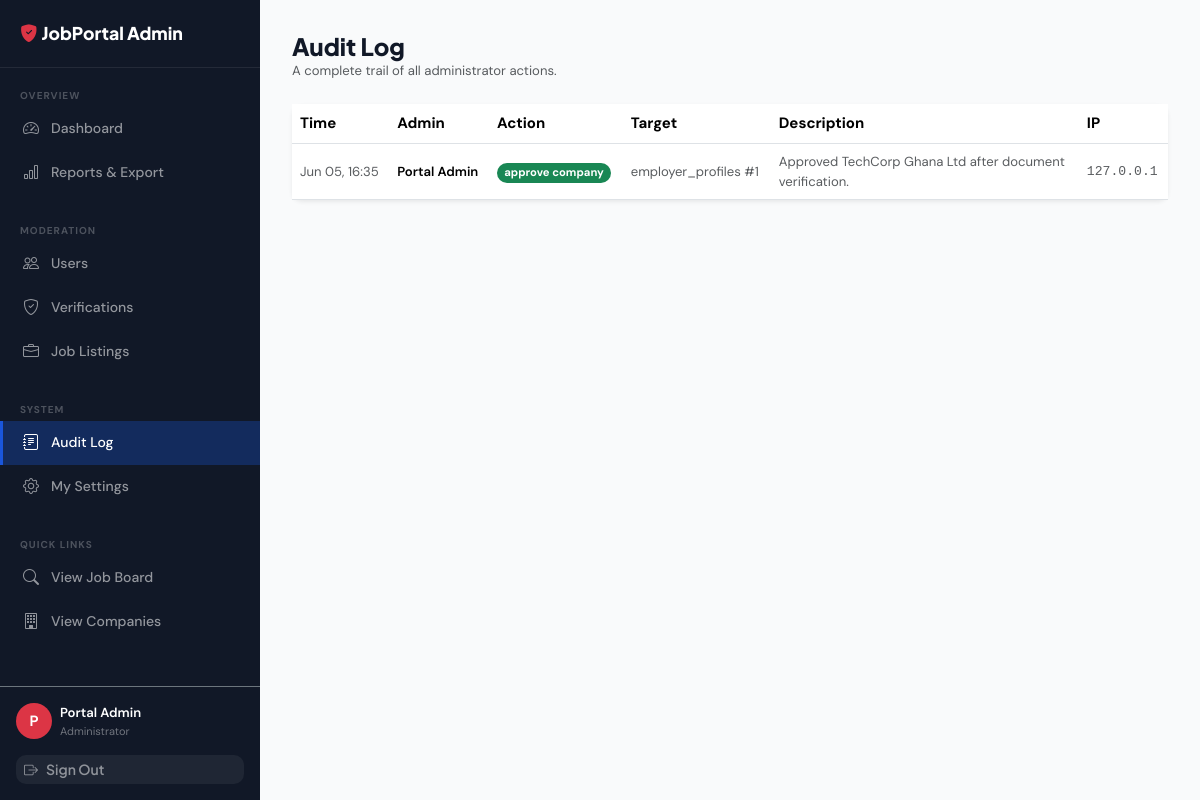
/public/admin/logs (signed in), run on the app's committed database.
### tables this page shows
CREATE TABLE admin_logs (
    id          INT UNSIGNED    NOT NULL AUTO_INCREMENT,
    admin_id    INT UNSIGNED    NULL     COMMENT 'NULL if admin account deleted',
    action      VARCHAR(100)    NOT NULL COMMENT 'e.g. approve_company, delete_job, ban_user',
    entity_type VARCHAR(60)     NULL     COMMENT 'Table name: users, job_listings, etc.',
    entity_id   INT UNSIGNED    NULL     COMMENT 'ID of the affected record',
    description TEXT            NULL     COMMENT 'Human-readable summary of the action',
    ip_address  VARCHAR(45)     NULL,
    created_at  TIMESTAMP       NOT NULL DEFAULT CURRENT_TIMESTAMP,

    PRIMARY KEY (id),
    INDEX idx_al_admin_id (admin_id),
    INDEX idx_al_action (action),
    INDEX idx_al_entity (entity_type, entity_id),
    INDEX idx_al_created_at (created_at),
    CONSTRAINT fk_al_admin
        FOREIGN KEY (admin_id) REFERENCES users(id) ON DELETE SET NULL
);

CREATE TABLE users (
    id              INT UNSIGNED    NOT NULL AUTO_INCREMENT,
    full_name       VARCHAR(120)    NOT NULL,
    email           VARCHAR(180)    NOT NULL,
    password_hash   VARCHAR(255)    NOT NULL,
    role            ENUM('seeker','employer','admin') NOT NULL DEFAULT 'seeker',
    is_active       TINYINT(1)      NOT NULL DEFAULT 1,
    email_verified  TINYINT(1)      NOT NULL DEFAULT 0,
    verify_token    VARCHAR(64)     NULL,
    last_login_at   TIMESTAMP       NULL,
    created_at      TIMESTAMP       NOT NULL DEFAULT CURRENT_TIMESTAMP,
    updated_at      TIMESTAMP       NOT NULL DEFAULT CURRENT_TIMESTAMP ON UPDATE CURRENT_TIMESTAMP,

    PRIMARY KEY (id),
    UNIQUE KEY uq_users_email (email),
    INDEX idx_users_role (role),
    INDEX idx_users_is_active (is_active)
);

### core/Controller.php (called while the page is built, shortened)
<?php
abstract class Controller
{
    protected function view(string $view, array $data = [], string $layout = 'main'): void
    {
        extract($data, EXTR_SKIP);
        $viewFile = ROOT_PATH . "/app/views/{$view}.php";
        $layoutFile = ROOT_PATH . "/app/views/layouts/{$layout}.php";
        ob_start(); require $viewFile; $content = ob_get_clean();
        require $layoutFile;
    }
    protected function currentPage(): int { return max(1, (int)($_GET['page'] ?? 1)); }
}

### app/controllers/AdminController.php (called while the page is built, shortened)
<?php
require_once ROOT_PATH . '/core/Controller.php';
class AdminController extends Controller
{
    private Database $db;
    public function __construct()
    {
        $this->db = Database::getInstance();
    }
    public function logs(): void
    {
        $sql   = "SELECT al.*, u.full_name AS admin_name
                    FROM admin_logs al
                    LEFT JOIN users u ON u.id = al.admin_id
                   ORDER BY al.created_at DESC";
        $paged = $this->paginate_raw($sql, [], $this->currentPage(), 30);
        $this->view('admin/logs', [
            'title' => 'Audit Log',
            'logs'  => $paged['data'],
            'paging'=> $paged,
        ], 'admin');
    }
    private function paginate_raw(string $sql, array $params, int $page, int $perPage): array
    {
        $page   = max(1, $page);
        $offset = ($page - 1) * $perPage;
        $total  = (int)$this->db->fetchColumn(
            "SELECT COUNT(*) FROM ($sql) AS _c", $params
        );
        return [
            'data'         => $this->db->fetchAll("$sql LIMIT $perPage OFFSET $offset", $params),
            'total'        => $total,
            'pages'        => (int)ceil($total / $perPage),
            'current_page' => $page,
            'per_page'     => $perPage,
        ];
    }
}

### public/index.php (called while the page is built, shortened)
<?php
spl_autoload_register(function (string $class): void {
    $paths = [
        ROOT_PATH . '/core/'           . $class . '.php',
        ROOT_PATH . '/app/middleware/' . $class . '.php',
    ];
    foreach ($paths as $file) {
        if (file_exists($file)) { require_once $file; return; }
    }
});
require_once ROOT_PATH . '/app/helpers/functions.php';
$router = new Router();
$router->dispatch();

### core/Database.php (called while the page is built, shortened)
<?php
class Database
{
    private static ?Database $instance = null;
    private PDO $pdo;
    private function __construct()
    {
        $cfg = require ROOT_PATH . '/config/database.php';
        $dsn = "mysql:host={$cfg['host']};port={$cfg['port']};dbname={$cfg['dbname']};charset=utf8mb4";
        $opts = [
            PDO::ATTR_ERRMODE            => PDO::ERRMODE_EXCEPTION,
            PDO::ATTR_DEFAULT_FETCH_MODE => PDO::FETCH_ASSOC,
            PDO::ATTR_EMULATE_PREPARES   => false,
            PDO::MYSQL_ATTR_INIT_COMMAND => "SET NAMES utf8mb4 COLLATE utf8mb4_unicode_ci",
        ];
        try {
            $this->pdo = new PDO($dsn, $cfg['username'], $cfg['password'], $opts);
        } catch (PDOException $e) {
            throw new RuntimeException('DB connection failed: ' . $e->getMessage());
        }
    }
    public static function getInstance(): static
    {
        if (static::$instance === null) static::$instance = new static();
        return static::$instance;
    }
    public function query(string $sql, array $params = []): PDOStatement
    {
        $stmt = $this->pdo->prepare($sql);
        $stmt->execute($params);
        return $stmt;
    }
    public function fetchAll(string $sql, array $params = []): array
    {
        return $this->query($sql, $params)->fetchAll();
    }
    public function fetchColumn(string $sql, array $params = []): mixed
    {
        return $this->query($sql, $params)->fetchColumn();
    }
}

### config/database.php (called while the page is built)
<?php
return [
    'host'     => 'localhost',
    'port'     => '3306',
    'dbname'   => 'job_portal',
    'username' => 'root',
    'password' => '',
];

### app/helpers/functions.php (called while the page is built, shortened)
<?php
function e(mixed $v): string { return htmlspecialchars((string)$v, ENT_QUOTES|ENT_SUBSTITUTE, 'UTF-8'); }
function url(string $path = ''): string { return rtrim(BASE_URL, '/') . '/' . ltrim($path, '/'); }
function asset(string $path): string { return url('assets/' . ltrim($path, '/')); }
function format_date(string $d, string $fmt = 'M d, Y'): string { return $d ? date($fmt, strtotime($d)) : '—'; }
function truncate(string $t, int $len = 100): string
{
    $t = strip_tags($t);
    return mb_strlen($t) <= $len ? $t : mb_substr($t, 0, $len) . '…';
}
function auth(): ?array       { return Session::user(); }

### core/Session.php (called while the page is built, shortened)
<?php
class Session
{
    public static function user(): ?array  { return $_SESSION['user'] ?? null; }
}

### app/views/admin/logs.php (the view, shortened to what this page needs)
<div class="mb-4">
    <h1 class="h4 fw-800 mb-0">Audit Log</h1>
    <p class="text-muted small mb-0">A complete trail of all administrator actions.</p>
</div>
<div class="card border-0 shadow-sm">
    <div class="table-responsive">
        <table class="table table-hover align-middle mb-0">
            <thead>
                <tr>
                    <th>Time</th>
                    <th>Admin</th>
                    <th>Action</th>
                    <th>Target</th>
                    <th>Description</th>
                    <th>IP</th>
                </tr>
            </thead>
            <tbody>
                <?php if (empty($logs)): ?>
                <tr><td colspan="6" class="text-center py-4 text-muted">No audit logs yet.</td></tr>
                <?php else: ?>
                <?php foreach ($logs as $log): ?>
                <tr>
                    <td class="text-muted small text-nowrap"><?= format_date($log['created_at'], 'M d, H:i') ?></td>
                    <td class="small fw-600"><?= e($log['admin_name'] ?? 'Deleted Admin') ?></td>
                    <td>
                        <?php
                        $actionColors = [
                            'approve' => 'bg-success', 'reject' => 'bg-danger',
                            'delete'  => 'bg-danger',  'toggle' => 'bg-warning text-dark',
                            'remove'  => 'bg-secondary',
                        ];
                        $col = 'bg-light text-dark';
                        foreach ($actionColors as $k => $v) {
                            if (str_contains($log['action'], $k)) { $col = $v; break; }
                        }
                        ?>
                        <span class="badge <?= $col ?> rounded-pill small">
                            <?= e(str_replace('_', ' ', $log['action'])) ?>
                        </span>
                    </td>
                    <td class="small text-muted">
                        <?php if ($log['entity_type'] && $log['entity_id']): ?>
                        <?= e($log['entity_type']) ?> #<?= $log['entity_id'] ?>
                        <?php else: ?>
                        —
                        <?php endif; ?>
                    </td>
                    <td class="small text-muted" style="max-width:300px;">
                        <?= e(truncate($log['description'] ?? '', 80)) ?>
                    </td>
                    <td class="small text-muted font-monospace"><?= e($log['ip_address'] ?? '') ?></td>
                </tr>
                <?php endforeach; ?>
                <?php endif; ?>
            </tbody>
        </table>
    </div>
</div>

### core/Router.php (shortened to what this page needs)
<?php
class Router
{
    private array $routes = [];
    private array $groupMiddleware = [];
    private string $groupPrefix = '';
    public function group(array $opts, callable $cb): void
    {
        $prevPrefix = $this->groupPrefix;
        $prevMw     = $this->groupMiddleware;
        $this->groupPrefix     .= ($opts['prefix'] ?? '');
        $this->groupMiddleware  = array_merge($this->groupMiddleware, $opts['middleware'] ?? []);
        $this->groupPrefix     = $prevPrefix;
        $this->groupMiddleware = $prevMw;
    }
    private function add(string $method, string $path, string $handler, array $mw): void
    {
        $full = $this->groupPrefix . $path;
        $this->routes[] = [
            'method'  => $method,
            'pattern' => '#^' . preg_replace('/\{([a-zA-Z_]+)\}/', '(?P<$1>[^/]+)', $full) . '$#',
            'handler' => $handler,
            'mw'      => array_merge($this->groupMiddleware, $mw),
        ];
    }
    public function dispatch(): void
    {
        $method = $_SERVER['REQUEST_METHOD'];
        $uri    = $this->uri();
        foreach ($this->routes as $route) {
            if ($route['method'] !== $method) continue;
            if (!preg_match($route['pattern'], $uri, $matches)) continue;
            $params = array_filter($matches, 'is_string', ARRAY_FILTER_USE_KEY);
            $this->call($route['handler'], $params);
            return;
        }
    }
    private function uri(): string
    {
        $uri  = parse_url($_SERVER['REQUEST_URI'], PHP_URL_PATH);
        $base = rtrim(dirname($_SERVER['SCRIPT_NAME']), '/');
        if ($base && str_starts_with($uri, $base)) $uri = substr($uri, strlen($base));
        return '/' . ltrim($uri ?: '/', '/');
    }
    private function call(string $handler, array $params): void
    {
        [$class, $method] = explode('@', $handler, 2);
        $ctrl = new $class();
        $ctrl->$method($params);
    }
}

### app/views/layouts/admin.php (shortened to what this page needs)
<!DOCTYPE html>
<html lang="en">
<head>
    <link rel="stylesheet" href="https://cdn.jsdelivr.net/npm/bootstrap@5.3.3/dist/css/bootstrap.min.css">
    <link rel="stylesheet" href="https://cdn.jsdelivr.net/npm/bootstrap-icons@1.11.3/font/bootstrap-icons.min.css">
    <link rel="stylesheet" href="<?= asset('css/style.css') ?>">
</head>
<body>
<div class="dashboard-wrapper">
<aside class="sidebar d-none d-lg-flex flex-column">
    <div class="sidebar-logo">
        <a href="<?= url('/admin/dashboard') ?>">
            <i class="bi bi-shield-fill-check text-danger me-1"></i><?= APP_NAME ?> Admin
        </a>
    </div>
    <?php
    $uri = parse_url($_SERVER['REQUEST_URI'], PHP_URL_PATH);
    function al(string $href, string $icon, string $label, string $uri): string {
        $p = parse_url($href, PHP_URL_PATH);
        $a = ($uri === $p || str_starts_with($uri, $p.'/'));
        return '<li><a href="'.$href.'" class="'.($a?'active':'').'"><i class="bi bi-'.$icon.'"></i>'.$label.'</a></li>';
    }
    ?>
    <nav class="sidebar-nav flex-grow-1">
        <div class="sidebar-section">Overview</div>
        <ul class="list-unstyled mb-0">
            <?= al(url('/admin/dashboard'),    'speedometer2',   'Dashboard',        $uri) ?>
            <?= al(url('/admin/reports'),       'bar-chart',      'Reports & Export', $uri) ?>
        </ul>
        <div class="sidebar-section mt-3">Moderation</div>
        <ul class="list-unstyled mb-0">
            <?= al(url('/admin/users'),         'people',         'Users',            $uri) ?>
            <?= al(url('/admin/verifications'), 'shield-check',   'Verifications',    $uri) ?>
            <?= al(url('/admin/jobs'),          'briefcase',      'Job Listings',     $uri) ?>
        </ul>
        <div class="sidebar-section mt-3">System</div>
        <ul class="list-unstyled mb-0">
            <?= al(url('/admin/logs'),          'journal-text',   'Audit Log',        $uri) ?>
            <?= al(url('/account/settings'),    'gear',           'My Settings',      $uri) ?>
        </ul>
        <div class="sidebar-section mt-3">Quick Links</div>
        <ul class="list-unstyled mb-0">
            <?= al(url('/jobs'),                'search',         'View Job Board',   $uri) ?>
            <?= al(url('/companies'),           'building',       'View Companies',   $uri) ?>
        </ul>
    </nav>
    <div class="p-3 border-top border-secondary mt-auto">
        <?php $u = auth(); ?>
        <div class="d-flex align-items-center gap-2 mb-3">
            <div class="rounded-circle bg-danger text-white d-flex align-items-center
                        justify-content-center fw-700 flex-shrink-0"
                 style="width:36px;height:36px;font-size:14px;">
                <?= strtoupper(substr($u['name'],0,1)) ?>
            </div>
            <div style="min-width:0;">
                <div class="text-white fw-600 small text-truncate"><?= e($u['name']) ?></div>
                <div class="small" style="color:rgba(255,255,255,.4);font-size:11px;">Administrator</div>
            </div>
        </div>
        <a href="<?= url('/logout') ?>" class="btn btn-sm w-100 text-start"
           style="color:rgba(255,255,255,.5);background:rgba(255,255,255,.06);border:none;">
            <i class="bi bi-box-arrow-right me-2"></i>Sign Out
        </a>
    </div>
</aside>
<div class="flex-grow-1 d-flex flex-column" style="min-width:0;">
    <main class="dashboard-content flex-grow-1"><?= $content ?></main>
</div>
</div>
</body>
</html>

### public/assets/css/style.css (style rules this page uses)
:root { --primary:#1A56DB;--primary-dark:#1347c8;--primary-light:#EBF5FF;--dark:#111827;--muted:#6B7280;--border:#E5E7EB;--bg:#F9FAFB;--radius:10px;--shadow:0 4px 16px rgba(0,0,0,.08); }
body { font-family:'DM Sans',sans-serif;font-size:15px;color:var(--dark);background:#fff;-webkit-font-smoothing:antialiased; }
h1,h2,h3,h4,h5,h6,.navbar-brand,.fw-700,.fw-800 { font-family:'Plus Jakarta Sans',sans-serif; }
.fw-700 { font-weight:700!important }
.fw-800 { font-weight:800!important }
.fw-600 { font-weight:600!important }
.btn { font-family:'Plus Jakarta Sans',sans-serif;font-weight:600;border-radius:var(--radius);transition:all .2s; }
.card { border:1px solid var(--border);border-radius:var(--radius);box-shadow:0 1px 3px rgba(0,0,0,.08); }
.dashboard-wrapper { display:flex;min-height:100vh; }
.sidebar { width:260px;background:#111827;flex-shrink:0;padding:0;display:flex;flex-direction:column;position:sticky;top:0;height:100vh;overflow-y:auto; }
.sidebar-logo { padding:20px;border-bottom:1px solid rgba(255,255,255,.08);margin-bottom:8px; }
.sidebar-logo a { font-family:'Plus Jakarta Sans',sans-serif;font-weight:800;font-size:1.1rem;color:#fff;text-decoration:none; }
.sidebar-nav a { display:flex;align-items:center;gap:10px;padding:10px 20px;color:rgba(255,255,255,.55);text-decoration:none;font-weight:500;font-size:14px;transition:.2s;border-left:3px solid transparent; }
.sidebar-nav a i { font-size:1rem;width:18px;flex-shrink:0; }
.sidebar-nav a.active { color:#fff;background:rgba(26,86,219,.3);border-left-color:#1A56DB; }
.sidebar-section { padding:12px 20px 4px;font-size:10px;font-weight:700;letter-spacing:1px;color:rgba(255,255,255,.25);text-transform:uppercase; }
.dashboard-content { flex:1;background:#F9FAFB;padding:32px;min-width:0; }
html { scroll-behavior: smooth; }

### data on the page
admin_logs: admin.full_name "P", admin.full_name "Portal Admin", created_at "Jun 05, 16:35", action "approve company", entity_type "employer_profiles", entity "1", description "Approved TechCorp Ghana Ltd after document verification.", ip_address "127.0.0.1"

### other printed values
$label "Dashboard Reports & Export Users Verifications Job Listings Audit Log My Settings View Job Board View Companies"
